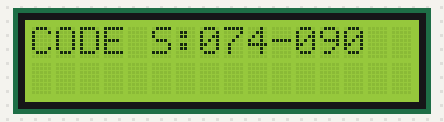
Bench run of a sketch on a simulated Arduino Uno, built with avr-gcc and run on an emulated ATmega328P. Parts: 16×2 character LCD.

Above: at 0.1 s.
At 1.1 s:
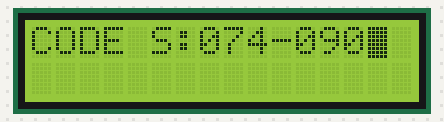

The sketch:

EX3.ino
```cpp
// include the library code:
#include <LiquidCrystal.h>

// initialize the library with the numbers of the interface pins
LiquidCrystal lcd(12, 11, 5, 4, 3, 2);

void setup() {
// set up the LCD's number of columns and rows:
  lcd.begin(16, 2);

// Print a message to the LCD.
  lcd.print("CODE S:074-090");
}

void loop() {
// Turn off the blinking cursor:
  lcd.noBlink();
  delay(1000);

 // Turn on the blinking cursor:
  lcd.blink();
  delay(1000);
}
```

Measured:
- what the display in image 1 shows lasts 1.0 s, from 1.1 s to 2.1 s
